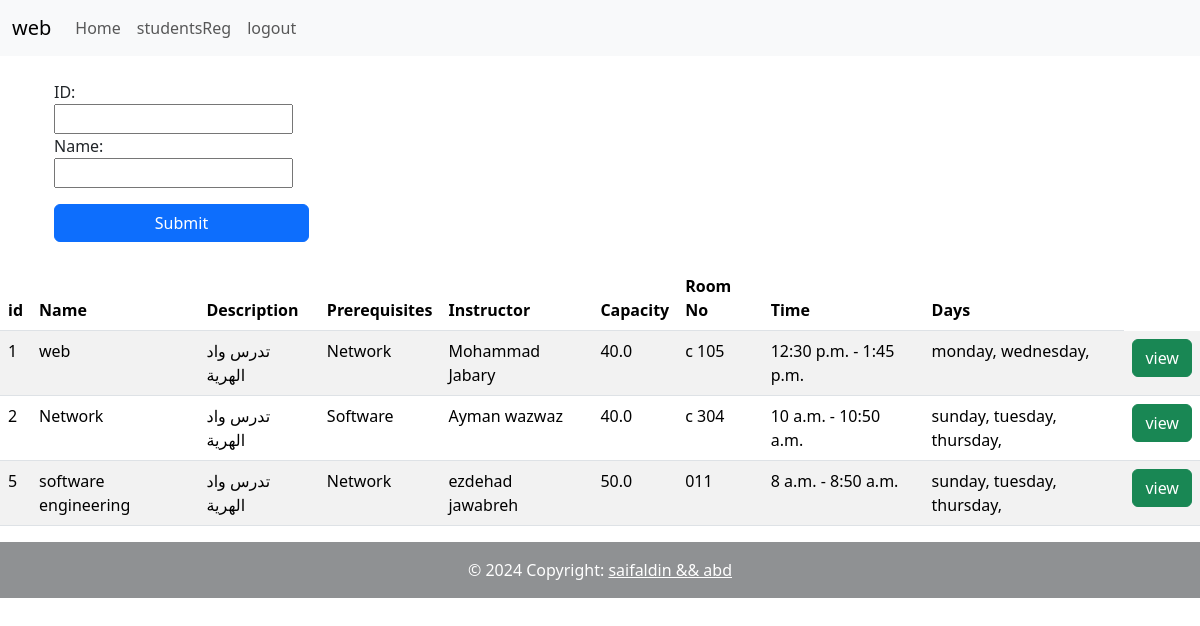
The app's page /courses/ (signed in) with its own data.
### register/models.py (models this page shows, shortened)
class Courses(models.Model):
    name=models.CharField( max_length=50,null=True)
    description=models.CharField( max_length=200,null=True)
    prerequisites=models.CharField( max_length=100,null=True)
    instructor=models.CharField( max_length=50,null=True)
    capacity=models.FloatField(null=True)
    scheduleId=models.ForeignKey(CourseSchedules, on_delete=models.SET_NULL,null=True)

class CourseSchedules(models.Model):
    days=models.ManyToManyField(Day)
    startTime=models.TimeField( auto_now_add=False,null=True)
    endTime=models.TimeField( auto_now_add=False,null=True)
    roomNo=models.CharField( max_length=50,null=True)

class Day(models.Model):
    name=models.CharField(max_length=90,null=True)

### register/views.py (the view)
# urls.py: path('courses/',views.courses,name='courses'),
@login_required(login_url='login')
def courses(request):
    courses=Courses.objects.all()
    searchFilter=CourseFilter(request.POST,queryset=courses)
    courses=searchFilter.qs
    context={
        'courses':courses,
        'searchFilter':searchFilter,
    }
    return render(request,"register/courses.html",context)

### register/templates/register/courses.html (shortened to what this page needs)
{% extends 'register/main.html' %}
{% block content %}
  <div class="container">
    <div class="row">
      <div class="col">
        <form class="d-flex py-4 flex-column row m-0 h-100" method="POST">
          <div class="d-flex flex-column w-25">
            {{ searchFilter.form }}
            <button type="submit" class="btn btn-primary mt-3">Submit</button>
          </div>
        </form>
      </div>
    </div>
  </div>
  <table class="table table-striped">
    <thead>
      <tr>
        <th scope="col">id</th>
        <th scope="col">Name</th>
        <th scope="col">Description</th>
        <th scope="col">Prerequisites</th>
        <th scope="col">Instructor</th>
        <th scope="col">Capacity</th>
        <th scope="col">Room No</th>
        <th scope="col">Time</th>
        <th scope="col">Days</th>
      </tr>
    </thead>
    <tbody>
      {% for index in courses %}
        <tr>
          <td>{{ index.id }}</td>
          <td>{{ index.name }}</td>
          <td>{{ index.description }}</td>
          <td>{{ index.prerequisites }}</td>
          <td>{{ index.instructor }}</td>
          <td>{{ index.capacity }}</td>
          <td>{{ index.scheduleId.roomNo }}</td>
          <td>{{ index.scheduleId.startTime }} - {{ index.scheduleId.endTime }}</td>
          <td>
            {% for item in index.scheduleId.days.all %}
              {{ item.name }},
            {% endfor %}
          </td>
          <td>
            <a role="button" class="btn btn-success" href="{% url 'view' index.id %}">view</a>
          </td>
        </tr>
      {% endfor %}
    </tbody>
  </table>
{% endblock %}

### register/templates/register/main.html (shortened to what this page needs)
{% load static %}
<!DOCTYPE html>
<html lang="en">
  <head>
    <link href="https://cdn.jsdelivr.net/npm/bootstrap@5.3.3/dist/css/bootstrap.min.css" rel="stylesheet" />
    <link rel="stylesheet" href="https://cdnjs.cloudflare.com/ajax/libs/font-awesome/6.5.2/css/all.min.css" />
  </head>
  <body>
    {% include 'register/navbar.html' %}
    {% block content %}{% endblock %}
    {% include 'register/footer.html' %}
  </body>
</html>

### register/templates/register/navbar.html (shortened to what this page needs)
<!DOCTYPE html>
<html lang="en">
  <head>
  </head>
  <body>
    <nav class="navbar navbar-expand-lg bg-body-tertiary">
      <div class="container-fluid">
        <a class="navbar-brand" href="#">{{request.user}}</a>
        <div class="collapse navbar-collapse" id="navbarSupportedContent">
          <ul class="navbar-nav me-auto mb-2 mb-lg-0">
            <li class="nav-item">
              <a class="nav-link" aria-current="page" href="{% url 'courses' %}">Home</a>
            </li>
            <li class="nav-item">
              <a class="nav-link" aria-current="page" href="{% url 'studentsReg' request.user.id %}">studentsReg</a>
            </li>
            <li class="nav-item">
              <a class="nav-link" aria-current="page" href="{% url 'userLogout'  %}">logout</a>
            </li>
          </ul>
        </div>
      </div>
    </nav>
  </body>
</html>

### register/templates/register/footer.html (shortened to what this page needs)
{% load static %}
<!DOCTYPE html>
<html lang="en">
  <head>
  </head>
  <body>
    <div class="  bg-footer">
        <footer class="text-center text-lg-start" >
          <div class="text-center text-white p-3 bg-dark opacity-50">
            © 2024 Copyright:
            <a class="text-white" href="https://mail.google.com/mail/u/0/#inbox?compose=CllgCJfpsSShxckVnKHRxrKjDFmvsPrlQDvCBLgDXNmsGPZKGQrPxMJHGplGtPWWHGnmvnzcNVq"> saifaldin && abd</a>
          </div>
        </footer>
      </div>
  </body>
</html>

### records on screen
Courses: id "1", name "web", description "تدرس واد الهرية", prerequisites "Network", instructor "Mohammad Jabary", capacity "40.0", scheduleId.roomNo "c 105", scheduleId.startTime "12:30 p.m.", scheduleId.endTime "1:45 p.m."
Day: name "monday"
Day: name "wednesday"
Courses: id "2", name "Network", description "تدرس واد الهرية", prerequisites "Software", instructor "Ayman wazwaz", capacity "40.0", scheduleId.roomNo "c 304", scheduleId.startTime "10 a.m.", scheduleId.endTime "10:50 a.m."
Day: name "sunday"
Day: name "tuesday"
Day: name "thursday"
Courses: id "5", name "software engineering", description "تدرس واد الهرية", prerequisites "Network", instructor "ezdehad jawabreh", capacity "50.0", scheduleId.roomNo "011", scheduleId.startTime "8 a.m.", scheduleId.endTime "8:50 a.m."

### other values on screen
{{ request.user }} "web"
